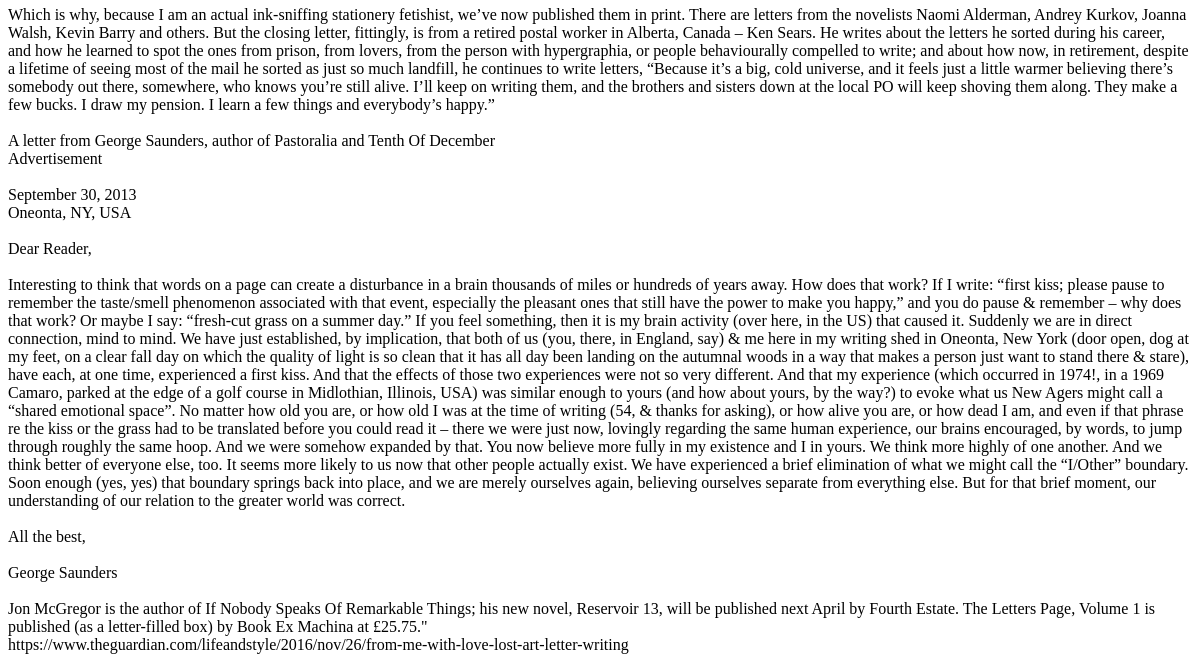
Before: / (lower part) with the older database file.
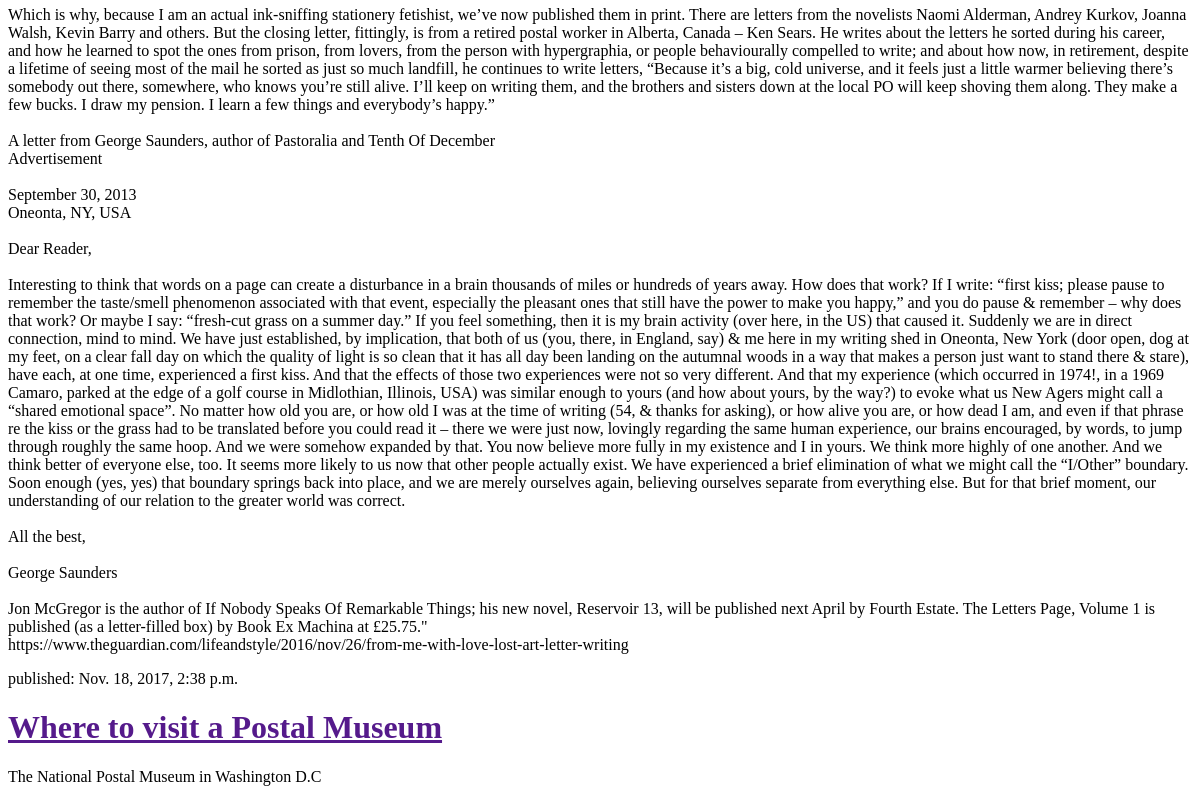
After: the same page with the newer database file.
### blog/models.py (models this page shows, shortened)
class Post(models.Model):
	author = models.ForeignKey('auth.User')
	title = models.CharField(max_length=200)
	text = models.TextField()
	created_date = models.DateTimeField(
		default=timezone.now)
	published_date = models.DateTimeField(
		blank=True, null=True)

### blog/views.py (the view)
# urls.py: url(r'^$', views.post_list, name='post_list'),
def post_list(request):
	posts = Post.objects.filter(published_date__lte=timezone.now()).order_by('published_date')
	return render(request, 'blog/post_list.html', {'posts' : posts})

### blog/templates/blog/post_list.html (shortened to what this page needs)
{% for post in posts %}
    <div>
        <p>published: {{ post.published_date }}</p>
        <h1><a href="">{{ post.title }}</a></h1>
        <p>{{ post.text|linebreaksbr }}</p>
    </div>
{% endfor %}

Changed rows visible on the page:
added Post: published_date "Nov. 18, 2017, 2:38 p.m.", title "Where to visit a Postal Museum", text "The National Postal Museum in Washington D.C"
